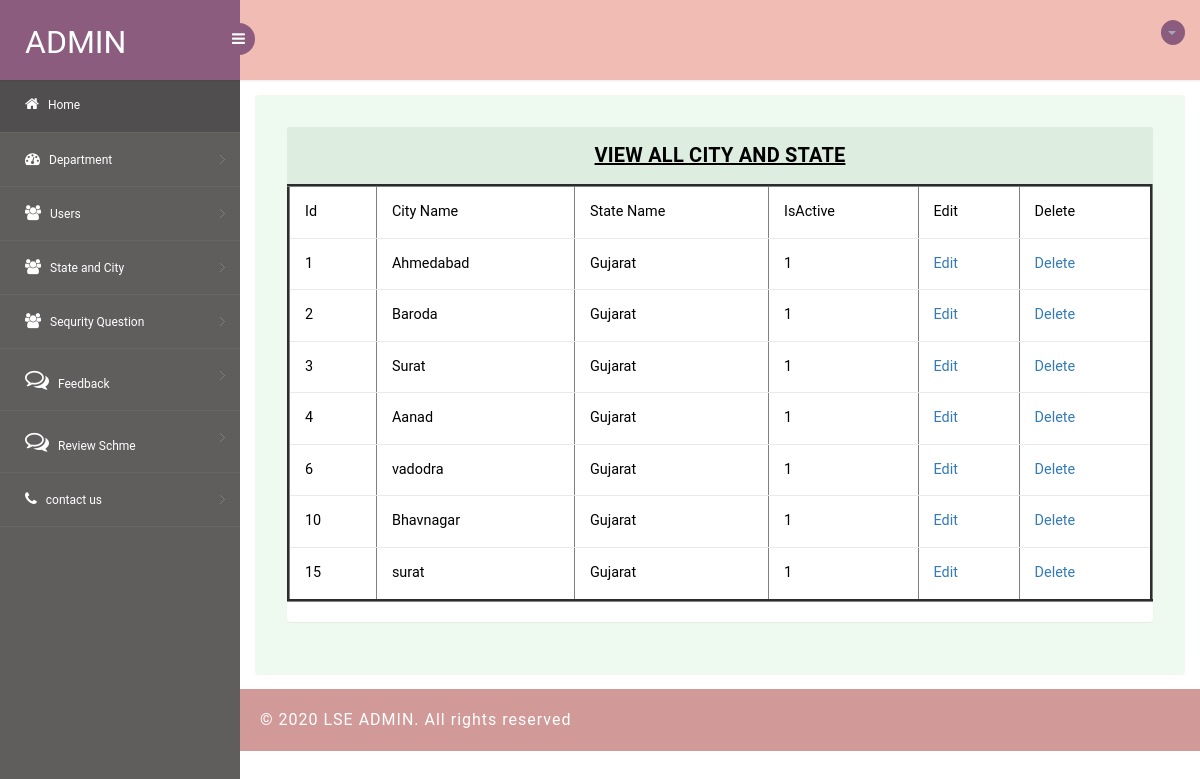
/admin/viewstatecity.php, run on the app's committed database.
### tables this page shows
CREATE TABLE `city_tbl` (
  `id` int(11) NOT NULL,
  `cityname` varchar(100) NOT NULL,
  `sid` int(11) NOT NULL,
  `isactive` int(11) NOT NULL,
  `doi` datetime NOT NULL,
  `dou` datetime NOT NULL
);

CREATE TABLE `state_tbl` (
  `id` int(11) NOT NULL,
  `sname` varchar(100) NOT NULL,
  `isactive` int(11) NOT NULL,
  `doi` datetime NOT NULL,
  `dou` datetime NOT NULL
);

### admin/viewstatecity.php (the view, shortened to what this page needs)
<?php
require '../common/dbconnect.php';
$qry="SELECT * FROM city_tbl WHERE isactive=1";
$rs=mysqli_query($conn,$qry);
?>
<?php include'header.php'?>
<?php include'sidebar.php'?>
<section id="main-content">
    <section class="wrapper">
        <div class="table-agile-info">
 <div class="panel panel-default">
    <div class="panel-heading">
     <b><u>VIEW ALL CITY AND STATE</u></b>
    </div>
    <div>
        <div class="table-responsive table-desi">
        <table class="table table-hover"border="3">
    <tr>
        <td>Id</td>
        <td>City Name</td>
        <td>State Name</td>
        <td>IsActive</td>
        <td>Edit</td>
        <td>Delete</td>
    </tr>
    <?php
    if(mysqli_num_rows($rs)>0)
    {
        while($row=mysqli_fetch_assoc($rs))
        {
    ?>
    <tr>
        <td><?php echo $row['id'];?></td>
        <td><?php echo $row['cityname'];?></td>
        <?php
            $qry1="SELECT * FROM state_tbl WHERE id='".$row['sid']."'";
            $rs1=mysqli_query($conn,$qry1);
            $row1=mysqli_fetch_assoc($rs1);
        ?>
        <td><?php echo $row1['sname'];?></td>
        <td><?php echo $row['isactive'];?></td>
    <td><a href="editcity.php?id=<?php echo $row['id'];?>"
    >Edit</a></td>
    <td><a href="deletecity.php?id=<?php echo $row['id']; ?>">Delete</a></td>
    </tr>
    <?php
        }
    }
    else{
        echo "0 Row Found";
        exit();
    }
    ?>
      </table>
    </div>
  </div>
</div>
</section>
          <?php include'footer.php'?>
</section>
</section>
</body>
</html>

### admin/css/style.css (style rules this page uses)
html, body { font-family: 'Roboto', sans-serif; font-size: 100%; overflow-x: hidden; background: url(../images/bg1.jpg) no-repeat 0px 0px; background-size:cover; }
body a { transition: 0.5s all ease; -webkit-transition: 0.5s all ease; -moz-transition: 0.5s all ease; -o-transition: 0.5s all ease; -ms-transition: 0.5s all ease; text-decoration:none; }
#main-content { margin-left:240px; -webkit-transition:all .3s ease-in-out; -moz-transition:all .3s ease-in-out; -o-transition:all .3s ease-in-out; transition:all .3s ease-in-out; }
.wrapper { display:inline-block; margin-top:80px; padding:15px; width:100%; }
.panel-heading { position: relative; height: 57px; line-height: 57px; letter-spacing: 0.2px; color: #000; font-size: 18px; font-weight: 400; padding: 0 16px; background:#ddede0; border-top-right-radius: 2px; border-top-left-radius: 2px; text-transform: uppercase; text-align: center; }
.panel { border: none ! important; }
.table>tbody>tr>td, .table>tbody>tr>th, .table>tfoot>tr>td, .table>tfoot>tr>th, .table>thead>tr>td, .table>thead>tr>th { border-bottom: 1px solid #e9e9e9 ! important; }
.table > thead > tr > th, .table > tbody > tr > th, .table > tfoot > tr > th, .table > thead > tr > td, .table > tbody > tr > td, .table > tfoot > tr > td { border-top: none !important; color: black !important; }
.table td, .table>tbody>tr>td, .table>tbody>tr>th, .table>tfoot>tr>td, .table>tfoot>tr>th, .table>thead>tr>td, .table>thead>tr>th { padding: 15px!important; }
.table > thead > tr > th, .table > tbody > tr > th, .table > tfoot > tr > th, .table > thead > tr > td, .table > tbody > tr > td, .table > tfoot > tr > td { font-size: 0.9em; color: #999; border-top: none !important; }
.table-agile-info { background: #eef9f0; padding: 2em; border-radius: 4px; -webkit-box-shadow: 0 1px 1px rgba(0,0,0,.05); box-shadow: 0 1px 1px rgba(0,0,0,.05); }
.panel-default>.panel-heading { color: #000000 ! important; background-color: #ddede0 ! important; border-color: #ddede0 ! important; font-size: 20px; }

### data on the page
city_tbl: id "1", cityname "Ahmedabad", state_tbl.sname "Gujarat", isactive "1"
city_tbl: id "2", cityname "Baroda", state_tbl.sname "Gujarat", isactive "1"
city_tbl: id "3", cityname "Surat", state_tbl.sname "Gujarat", isactive "1"
city_tbl: id "4", cityname "Aanad", state_tbl.sname "Gujarat", isactive "1"
city_tbl: id "6", cityname "vadodra", state_tbl.sname "Gujarat", isactive "1"
city_tbl: id "10", cityname "Bhavnagar", state_tbl.sname "Gujarat", isactive "1"
city_tbl: id "15", cityname "surat", state_tbl.sname "Gujarat", isactive "1"
